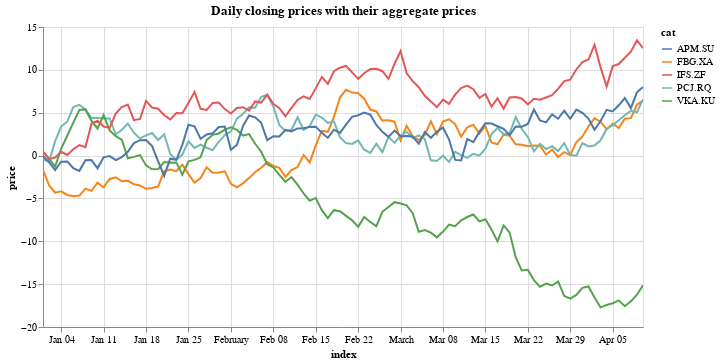

The code cell stored with this chart in its notebook:
### Code cell
line = alt.Chart(df).mark_line().encode(
    x='index',
    y='price',
    color='cat'
).properties(
    width=600,
    title="Daily closing prices with their aggregate prices"
).interactive(bind_y=False)

line

### Figure 1 — Vega-Lite specification as saved in the notebook (floating-point values rounded to 4 significant figures; data arrays with more than 128 entries replaced by an {"elided": "..."} marker saying what was removed)
{"$schema": "https://vega.github.io/schema/vega-lite/v2.6.0.json", "config": {"view": {"height": 300, "width": 400}}, "data": {"name": "data-e6e7203057da08ee2bec23c1ba425418"}, "datasets": {"data-e6e7203057da08ee2bec23c1ba425418": {"elided": "500 records"}}, "encoding": {"color": {"field": "cat", "type": "nominal"}, "x": {"field": "index", "type": "temporal"}, "y": {"field": "price", "type": "quantitative"}}, "mark": "line", "selection": {"selector005": {"bind": "scales", "encodings": ["x"], "mark": {"fill": "#333", "fillOpacity": 0.125, "stroke": "white"}, "on": "[mousedown, window:mouseup] > window:mousemove!", "resolve": "global", "translate": "[mousedown, window:mouseup] > window:mousemove!", "type": "interval", "zoom": "wheel!"}}, "title": "Daily closing prices with their aggregate prices", "width": 600}
